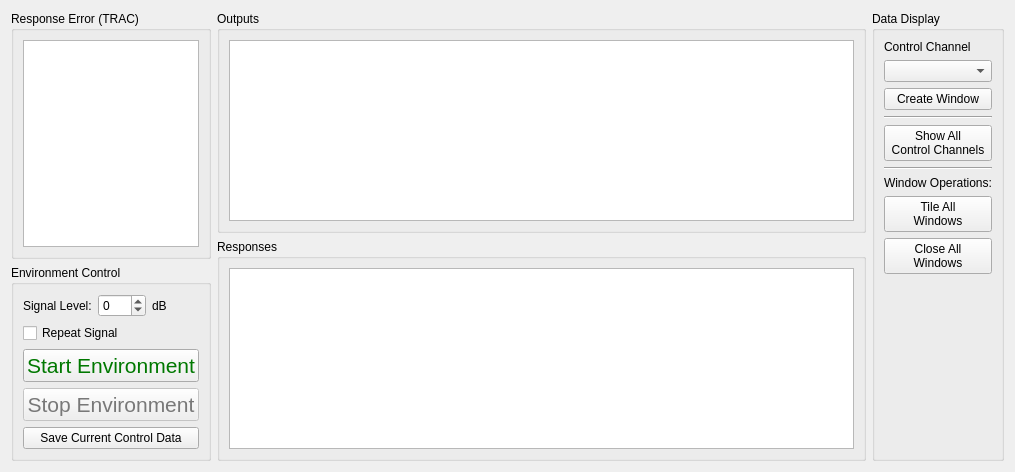
<?xml version="1.0" encoding="UTF-8"?>
<ui version="4.0">
 <class>Form</class>
 <widget class="QWidget" name="Form">
  <property name="geometry">
   <rect>
    <x>0</x>
    <y>0</y>
    <width>1015</width>
    <height>472</height>
   </rect>
  </property>
  <property name="windowTitle">
   <string>Form</string>
  </property>
  <layout class="QHBoxLayout" name="horizontalLayout_4">
   <item>
    <layout class="QVBoxLayout" name="environment_control_layout">
     <item>
      <widget class="QGroupBox" name="response_error_groupbox">
       <property name="title">
        <string>Response Error (TRAC)</string>
       </property>
       <layout class="QVBoxLayout" name="verticalLayout_71">
        <item>
         <widget class="QListWidget" name="control_response_error_list">
          <property name="sizePolicy">
           <sizepolicy hsizetype="Minimum" vsizetype="MinimumExpanding">
            <horstretch>0</horstretch>
            <verstretch>0</verstretch>
           </sizepolicy>
          </property>
          <property name="toolTip">
           <string>Time Response Assurance Criterion between the measured and desired signals.</string>
          </property>
          <property name="sizeAdjustPolicy">
           <enum>QAbstractScrollArea::AdjustToContents</enum>
          </property>
         </widget>
        </item>
       </layout>
      </widget>
     </item>
     <item>
      <widget class="QGroupBox" name="environment_control_groupbox">
       <property name="sizePolicy">
        <sizepolicy hsizetype="Minimum" vsizetype="Minimum">
         <horstretch>0</horstretch>
         <verstretch>0</verstretch>
        </sizepolicy>
       </property>
       <property name="title">
        <string>Environment Control</string>
       </property>
       <layout class="QVBoxLayout" name="verticalLayout_2">
        <item>
         <layout class="QHBoxLayout" name="test_level_layout">
          <item>
           <widget class="QLabel" name="test_level_label">
            <property name="sizePolicy">
             <sizepolicy hsizetype="Minimum" vsizetype="Preferred">
              <horstretch>0</horstretch>
              <verstretch>0</verstretch>
             </sizepolicy>
            </property>
            <property name="text">
             <string>Signal Level:</string>
            </property>
           </widget>
          </item>
          <item>
           <widget class="QSpinBox" name="test_level_selector">
            <property name="toolTip">
             <string>Scale factor applied to the test</string>
            </property>
            <property name="keyboardTracking">
             <bool>false</bool>
            </property>
            <property name="minimum">
             <number>-60</number>
            </property>
            <property name="maximum">
             <number>18</number>
            </property>
           </widget>
          </item>
          <item>
           <widget class="QLabel" name="db_label">
            <property name="sizePolicy">
             <sizepolicy hsizetype="Minimum" vsizetype="Preferred">
              <horstretch>0</horstretch>
              <verstretch>0</verstretch>
             </sizepolicy>
            </property>
            <property name="text">
             <string>dB</string>
            </property>
           </widget>
          </item>
         </layout>
        </item>
        <item>
         <widget class="QCheckBox" name="repeat_signal_checkbox">
          <property name="toolTip">
           <string>If checked, the signal will continually repeat</string>
          </property>
          <property name="text">
           <string>Repeat Signal</string>
          </property>
         </widget>
        </item>
        <item>
         <layout class="QVBoxLayout" name="button_layout">
          <item>
           <widget class="QPushButton" name="start_test_button">
            <property name="sizePolicy">
             <sizepolicy hsizetype="Minimum" vsizetype="Minimum">
              <horstretch>0</horstretch>
              <verstretch>0</verstretch>
             </sizepolicy>
            </property>
            <property name="palette">
             <palette>
              <active>
               <colorrole role="ButtonText">
                <brush brushstyle="SolidPattern">
                 <color alpha="255">
                  <red>0</red>
                  <green>120</green>
                  <blue>0</blue>
                 </color>
                </brush>
               </colorrole>
              </active>
              <inactive>
               <colorrole role="ButtonText">
                <brush brushstyle="SolidPattern">
                 <color alpha="255">
                  <red>0</red>
                  <green>120</green>
                  <blue>0</blue>
                 </color>
                </brush>
               </colorrole>
              </inactive>
              <disabled>
               <colorrole role="ButtonText">
                <brush brushstyle="SolidPattern">
                 <color alpha="255">
                  <red>120</red>
                  <green>120</green>
                  <blue>120</blue>
                 </color>
                </brush>
               </colorrole>
              </disabled>
             </palette>
            </property>
            <property name="font">
             <font>
              <pointsize>16</pointsize>
             </font>
            </property>
            <property name="toolTip">
             <string>Start the environment to control to the desired transient signal</string>
            </property>
            <property name="text">
             <string>Start Environment</string>
            </property>
           </widget>
          </item>
          <item>
           <widget class="QPushButton" name="stop_test_button">
            <property name="enabled">
             <bool>false</bool>
            </property>
            <property name="sizePolicy">
             <sizepolicy hsizetype="Minimum" vsizetype="Minimum">
              <horstretch>0</horstretch>
              <verstretch>0</verstretch>
             </sizepolicy>
            </property>
            <property name="palette">
             <palette>
              <active>
               <colorrole role="ButtonText">
                <brush brushstyle="SolidPattern">
                 <color alpha="255">
                  <red>255</red>
                  <green>0</green>
                  <blue>0</blue>
                 </color>
                </brush>
               </colorrole>
              </active>
              <inactive>
               <colorrole role="ButtonText">
                <brush brushstyle="SolidPattern">
                 <color alpha="255">
                  <red>255</red>
                  <green>0</green>
                  <blue>0</blue>
                 </color>
                </brush>
               </colorrole>
              </inactive>
              <disabled>
               <colorrole role="ButtonText">
                <brush brushstyle="SolidPattern">
                 <color alpha="255">
                  <red>120</red>
                  <green>120</green>
                  <blue>120</blue>
                 </color>
                </brush>
               </colorrole>
              </disabled>
             </palette>
            </property>
            <property name="font">
             <font>
              <pointsize>16</pointsize>
             </font>
            </property>
            <property name="toolTip">
             <string>Stop the environment</string>
            </property>
            <property name="text">
             <string>Stop Environment</string>
            </property>
           </widget>
          </item>
         </layout>
        </item>
        <item>
         <widget class="QPushButton" name="save_current_control_data_button">
          <property name="toolTip">
           <string>Save current control data from the test</string>
          </property>
          <property name="text">
           <string>Save Current Control Data</string>
          </property>
         </widget>
        </item>
       </layout>
      </widget>
     </item>
    </layout>
   </item>
   <item>
    <layout class="QVBoxLayout" name="signal_layout">
     <item>
      <widget class="QGroupBox" name="output_signal_groupbox">
       <property name="sizePolicy">
        <sizepolicy hsizetype="Preferred" vsizetype="Expanding">
         <horstretch>0</horstretch>
         <verstretch>0</verstretch>
        </sizepolicy>
       </property>
       <property name="title">
        <string>Outputs</string>
       </property>
       <layout class="QHBoxLayout" name="horizontalLayout_3">
        <item>
         <widget class="PlotWidget" name="output_signal_plot"/>
        </item>
       </layout>
      </widget>
     </item>
     <item>
      <widget class="QGroupBox" name="response_signal_groupbox">
       <property name="sizePolicy">
        <sizepolicy hsizetype="Preferred" vsizetype="Expanding">
         <horstretch>0</horstretch>
         <verstretch>0</verstretch>
        </sizepolicy>
       </property>
       <property name="title">
        <string>Responses</string>
       </property>
       <layout class="QHBoxLayout" name="horizontalLayout_2">
        <item>
         <widget class="PlotWidget" name="response_signal_plot"/>
        </item>
       </layout>
      </widget>
     </item>
    </layout>
   </item>
   <item>
    <widget class="QGroupBox" name="data_display_groupbox">
     <property name="title">
      <string>Data Display</string>
     </property>
     <layout class="QVBoxLayout" name="verticalLayout_40">
      <item>
       <widget class="QLabel" name="control_channel_label">
        <property name="text">
         <string>Control Channel</string>
        </property>
       </widget>
      </item>
      <item>
       <widget class="QComboBox" name="control_channel_selector">
        <property name="toolTip">
         <string>Select an individual channel to visualize</string>
        </property>
       </widget>
      </item>
      <item>
       <widget class="QPushButton" name="create_window_button">
        <property name="toolTip">
         <string>Create a window to show the signal specified by Control Channel</string>
        </property>
        <property name="text">
         <string>Create Window</string>
        </property>
       </widget>
      </item>
      <item>
       <widget class="Line" name="data_display_separator_0">
        <property name="orientation">
         <enum>Qt::Horizontal</enum>
        </property>
       </widget>
      </item>
      <item>
       <widget class="QPushButton" name="show_all_channels_button">
        <property name="toolTip">
         <string>Create a window for each control channel</string>
        </property>
        <property name="text">
         <string>Show All
Control Channels</string>
        </property>
       </widget>
      </item>
      <item>
       <widget class="Line" name="data_display_separator_1">
        <property name="orientation">
         <enum>Qt::Horizontal</enum>
        </property>
       </widget>
      </item>
      <item>
       <widget class="QLabel" name="window_operations_label">
        <property name="text">
         <string>Window Operations:</string>
        </property>
       </widget>
      </item>
      <item>
       <widget class="QPushButton" name="tile_windows_button">
        <property name="toolTip">
         <string>Tile all windows across the main monitor</string>
        </property>
        <property name="text">
         <string>Tile All
Windows</string>
        </property>
       </widget>
      </item>
      <item>
       <widget class="QPushButton" name="close_windows_button">
        <property name="toolTip">
         <string>Closes all existing visualization windows</string>
        </property>
        <property name="text">
         <string>Close All
Windows</string>
        </property>
       </widget>
      </item>
      <item>
       <spacer name="data_display_spacer">
        <property name="orientation">
         <enum>Qt::Vertical</enum>
        </property>
        <property name="sizeHint" stdset="0">
         <size>
          <width>20</width>
          <height>40</height>
         </size>
        </property>
       </spacer>
      </item>
     </layout>
    </widget>
   </item>
  </layout>
 </widget>
 <customwidgets>
  <customwidget>
   <class>PlotWidget</class>
   <extends>QGraphicsView</extends>
   <header location="global">pyqtgraph</header>
  </customwidget>
 </customwidgets>
 <resources/>
 <connections/>
</ui>
